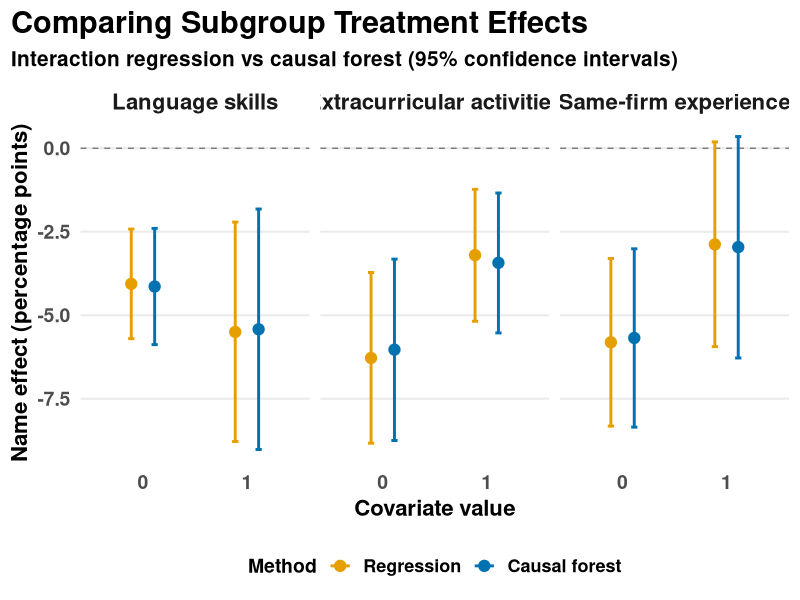

The R source for this figure:
library(tidyverse)

df <- tribble(
  ~Moderator, ~Subgroup, ~Method, ~Estimate, ~Lower, ~Upper,
  "Language skills", "Absent", "Regression", -4.06, -5.70, -2.42,
  "Language skills", "Present", "Regression", -5.50, -8.78, -2.21,
  "Extracurricular activities", "Absent", "Regression", -6.28, -8.83, -3.72,
  "Extracurricular activities", "Present", "Regression", -3.20, -5.18, -1.23,
  "Same-firm experience", "Absent", "Regression", -5.81, -8.32, -3.30,
  "Same-firm experience", "Present", "Regression", -2.88, -5.94, 0.19,
  
  "Language skills", "Absent", "Causal forest", -4.14, -5.88, -2.40,
  "Language skills", "Present", "Causal forest", -5.42, -9.02, -1.82,
  "Extracurricular activities", "Absent", "Causal forest", -6.03, -8.75, -3.32,
  "Extracurricular activities", "Present", "Causal forest", -3.43, -5.53, -1.34,
  "Same-firm experience", "Absent", "Causal forest", -5.68, -8.35, -3.01,
  "Same-firm experience", "Present", "Causal forest", -2.96, -6.28, 0.35
)


library(ggplot2)
library(dplyr)

# Use the df created earlier containing both methods
df$Moderator <- factor(
  df$Moderator,
  levels = c("Language skills",
             "Extracurricular activities",
             "Same-firm experience")
)

df$Subgroup <- factor(
  df$Subgroup,
  levels = c("Absent", "Present"),
  labels = c("0", "1")
)

df$Method <- factor(
  df$Method,
  levels = c("Regression", "Causal forest")
)

# Stagger the estimates and confidence intervals
dodge <- position_dodge(width = 0.45)

p <- ggplot(
  df,
  aes(
    x = Subgroup,
    y = Estimate,
    color = Method,
    group = Method
  )
) +
  geom_hline(
    yintercept = 0,
    linetype = "dashed",
    color = "grey50"
  ) +
  geom_errorbar(
    aes(ymin = Lower, ymax = Upper),
    position = dodge,
    width = 0.12,
    linewidth = 1
  ) +
  geom_point(
    position = dodge,
    size = 3.5
  ) +
  facet_wrap(~ Moderator, nrow = 1) +
  scale_color_manual(
    values = c(
      "Regression" = "#E69F00",
      "Causal forest" = "#0072B2"
    )
  ) +
  labs(
    title = "Comparing Subgroup Treatment Effects",
    subtitle = "Interaction regression vs causal forest (95% confidence intervals)",
    x = "Covariate value",
    y = "Name effect (percentage points)",
    color = "Method"
  ) +
  theme_minimal(base_size = 16) +
  theme(
    plot.title = element_text(
      size = 22, face = "bold"
    ),
    plot.subtitle = element_text(
      size = 15, face = "bold"
    ),
    strip.text = element_text(
      size = 16, face = "bold"
    ),
    axis.title = element_text(
      size = 16, face = "bold"
    ),
    axis.text = element_text(
      size = 14, face = "bold"
    ),
    legend.title = element_text(
      size = 14, face = "bold"
    ),
    legend.text = element_text(
      size = 13, face = "bold"
    ),
    legend.position = "bottom",
    panel.grid.minor = element_blank(),
    panel.grid.major.x = element_blank(),
    plot.title.position = "plot"
  )

print(p)
